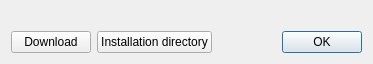
<?xml version="1.0" encoding="UTF-8"?>
<ui version="4.0">
 <class>ThirdPartyBinaryInstallDialog</class>
 <widget class="QDialog" name="ThirdPartyBinaryInstallDialog">
  <property name="geometry">
   <rect>
    <x>0</x>
    <y>0</y>
    <width>373</width>
    <height>64</height>
   </rect>
  </property>
  <property name="windowTitle">
   <string>Third party software required</string>
  </property>
  <property name="modal">
   <bool>true</bool>
  </property>
  <layout class="QGridLayout" name="gridLayout">
   <item row="1" column="2">
    <widget class="QDialogButtonBox" name="m_button_box">
     <property name="orientation">
      <enum>Qt::Horizontal</enum>
     </property>
     <property name="standardButtons">
      <set>QDialogButtonBox::Ok</set>
     </property>
    </widget>
   </item>
   <item row="1" column="0">
    <widget class="QPushButton" name="m_download_pb">
     <property name="text">
      <string>Download</string>
     </property>
     <property name="icon">
      <iconset resource="../../qelectrotech.qrc">
       <normaloff>:/ico/16x16/edit-download.png</normaloff>:/ico/16x16/edit-download.png</iconset>
     </property>
    </widget>
   </item>
   <item row="1" column="1">
    <widget class="QPushButton" name="m_install_dir_pb">
     <property name="text">
      <string>Installation directory</string>
     </property>
     <property name="icon">
      <iconset resource="../../qelectrotech.qrc">
       <normaloff>:/ico/16x16/folder-open.png</normaloff>:/ico/16x16/folder-open.png</iconset>
     </property>
    </widget>
   </item>
   <item row="0" column="0" colspan="3">
    <widget class="QLabel" name="m_label">
     <property name="text">
      <string/>
     </property>
     <property name="alignment">
      <set>Qt::AlignLeading|Qt::AlignLeft|Qt::AlignTop</set>
     </property>
     <property name="margin">
      <number>5</number>
     </property>
    </widget>
   </item>
  </layout>
 </widget>
 <resources>
  <include location="../../qelectrotech.qrc"/>
 </resources>
 <connections>
  <connection>
   <sender>m_button_box</sender>
   <signal>accepted()</signal>
   <receiver>ThirdPartyBinaryInstallDialog</receiver>
   <slot>accept()</slot>
   <hints>
    <hint type="sourcelabel">
     <x>248</x>
     <y>254</y>
    </hint>
    <hint type="destinationlabel">
     <x>157</x>
     <y>274</y>
    </hint>
   </hints>
  </connection>
  <connection>
   <sender>m_button_box</sender>
   <signal>rejected()</signal>
   <receiver>ThirdPartyBinaryInstallDialog</receiver>
   <slot>reject()</slot>
   <hints>
    <hint type="sourcelabel">
     <x>316</x>
     <y>260</y>
    </hint>
    <hint type="destinationlabel">
     <x>286</x>
     <y>274</y>
    </hint>
   </hints>
  </connection>
 </connections>
</ui>
